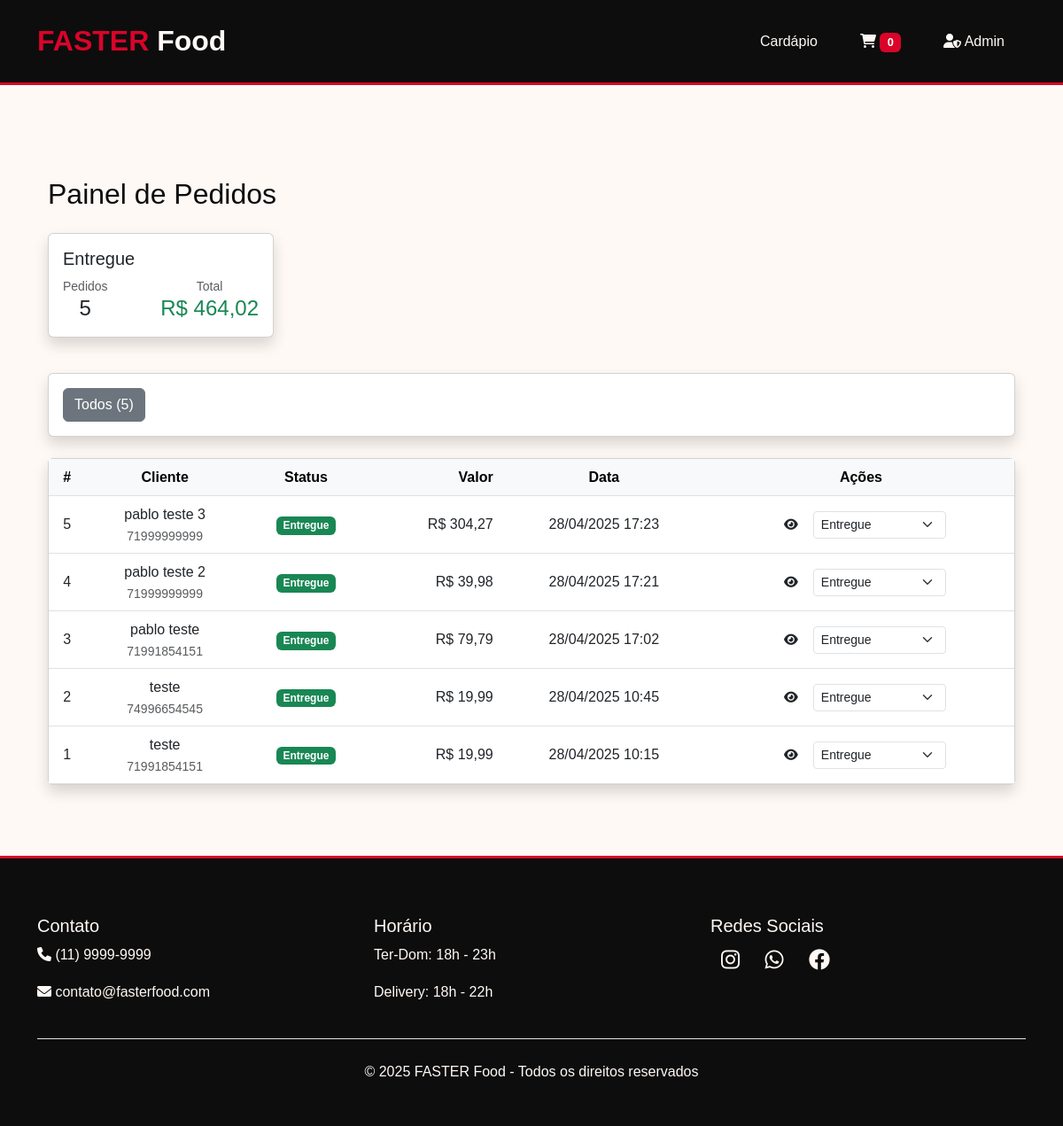
Page /gerenciamento/pedidos/ (signed in) on the committed database.
### delivery_app/models.py (models this page shows, shortened)
class Pedido(models.Model):
    STATUS_CHOICES = [
        ('Pendente', 'Pendente'),
        ('Em Preparo', 'Em Preparo'),
        ('Entregue', 'Entregue'),
    ]
    cliente_nome = models.CharField(max_length=100)
    cliente_endereco = models.CharField(max_length=200)
    cliente_telefone = models.CharField(max_length=20)
    total = models.DecimalField(max_digits=10, decimal_places=2)
    status = models.CharField(max_length=20, choices=STATUS_CHOICES, default='Pendente')
    criado_em = models.DateTimeField(auto_now_add=True)
    tracking_token = models.UUIDField(default=uuid.uuid4, editable=False, unique=True)
    def get_absolute_url(self):
        return reverse('acompanhar_pedido', args=[str(self.tracking_token)])

### delivery_app/views.py (the view)
# urls.py: path('gerenciamento/pedidos/', views.admin_pedidos, name='admin_pedidos'),
@staff_member_required
def admin_pedidos(request):
    pedidos = Pedido.objects.all().order_by('-criado_em')
    status = request.GET.get('status')
    if status:
        pedidos = pedidos.filter(status=status)
    status_counts = Pedido.objects.values('status').annotate(
        quantidade=Count('id'),  # Renomeado para quantidade
        valor_total=Sum('total')
    )
    context = {
        'pedidos': pedidos,
        'status_counts': status_counts,
        'status_filter': status or 'Todos'
    }
    return render(request, 'admin/pedidos.html', context)

### delivery_app/templates/admin/pedidos.html (shortened to what this page needs)
{% extends 'base.html' %}
{% load static humanize %}
{% block content %}
<div class="container-fluid mt-4">
    <h2 class="mb-4">Painel de Pedidos</h2>
    <div class="row mb-4">
        {% for stat in status_counts %}
        <div class="col-md-3 mb-3">
            <div class="card shadow">
                <div class="card-body">
                    <h5 class="card-title">{{ stat.status }}</h5>
                    <div class="d-flex justify-content-between align-items-center">
                        <div class="text-center">
                            <div class="text-muted small">Pedidos</div>
                            <span class="h4">{{ stat.quantidade }}</span>
                        </div>
                        <div class="text-center">
                            <div class="text-muted small">Total</div>
                            <span class="h4 text-success">R$ {{ stat.valor_total|default:0|floatformat:2 }}</span>
                        </div>
                    </div>
                </div>
            </div>
        </div>
        {% endfor %}
    </div>
    <div class="card mb-4 shadow">
        <div class="card-body">
            <div class="row">
                <div class="col-md-12">
                    <div class="btn-group flex-wrap">
                        <a href="?status=Todos"
                           class="btn btn-outline-secondary {% if status_filter == 'Todos' %}active{% endif %}">
                            Todos ({{ pedidos.count }})
                        </a>
                    </div>
                </div>
            </div>
        </div>
    </div>
    <div class="card shadow">
        <div class="card-body p-0">
            <div class="table-responsive">
                <table class="table table-hover mb-0">
                    <thead class="table-light">
                        <tr>
                            <th>#</th>
                            <th>Cliente</th>
                            <th>Status</th>
                            <th class="text-end">Valor</th>
                            <th>Data</th>
                            <th class="text-center">Ações</th>
                        </tr>
                    </thead>
                    <tbody>
                        {% for pedido in pedidos %}
                        <tr>
                            <td>{{ pedido.id }}</td>
                            <td>
                                <div class="d-flex flex-column">
                                    <span>{{ pedido.cliente_nome }}</span>
                                    <small class="text-muted">{{ pedido.cliente_telefone }}</small>
                                </div>
                            </td>
                            <td>
                                <span class="badge {% if pedido.status == 'Pendente' %}bg-warning{% elif pedido.status == 'Em Preparo' %}bg-primary{% else %}bg-success{% endif %}">
                                    {{ pedido.get_status_display }}
                                </span>
                            </td>
                            <td class="text-end">R$ {{ pedido.total|floatformat:2 }}</td>
                            <td>{{ pedido.criado_em|date:"d/m/Y H:i" }}</td>
                            <td class="text-center">
                                <div class="d-flex justify-content-center gap-2">
                                    <a href="{{ pedido.get_absolute_url }}"
                                       class="btn btn-sm btn-link text-dark"
                                       data-bs-toggle="tooltip"
                                       title="Ver detalhes">
                                        <i class="fas fa-eye"></i>
                                    </a>
                                    <form method="POST"
                                          action="{% url 'atualizar_status' pedido.id %}"
                                          class="d-inline">
                                        <select name="status"
                                                class="form-select form-select-sm"
                                                data-bs-toggle="tooltip"
                                                title="Alterar status"
                                                onchange="this.form.submit()">
                                            {% for value, name in pedido.STATUS_CHOICES %}
                                            <option value="{{ value }}" {% if value == pedido.status %}selected{% endif %}>
                                                {{ name }}
                                            </option>
                                            {% endfor %}
                                        </select>
                                    </form>
                                </div>
                            </td>
                        </tr>
                        {% endfor %}
                    </tbody>
                </table>
            </div>
        </div>
    </div>
</div>
{% endblock %}

### static/css/styles.css (style rules this page uses)
:root { --vermelho: #D90429; --vermelho-escuro: #B00321; --preto: #0D0D0D; --preto-claro: #1A1A1A; --branco: #FFF9F5; --cinza: #F3F3F3; --transition: all 0.3s cubic-bezier(0.4, 0, 0.2, 1); }
* { margin: 0; padding: 0; box-sizing: border-box; }
body { background-color: var(--branco); color: var(--preto); font-family: 'Arial', sans-serif; line-height: 1.6; min-height: 100vh; display: flex; flex-direction: column; }
.table td, .table th { vertical-align: middle; text-align: center; }
.badge.bg-success { background-color: #198754!important; }
.form-select-sm { width: 150px; transition: all 0.3s; }

### rows in the picture
Pedido: id "5", cliente_nome "pablo teste 3", cliente_telefone "71999999999", status "Entregue", total "304,27", criado_em "28/04/2025 17:23"
Pedido: id "4", cliente_nome "pablo teste 2", cliente_telefone "71999999999", status "Entregue", total "39,98", criado_em "28/04/2025 17:21"
Pedido: id "3", cliente_nome "pablo teste", cliente_telefone "71991854151", status "Entregue", total "79,79", criado_em "28/04/2025 17:02"
Pedido: id "2", cliente_nome "teste", cliente_telefone "74996654545", status "Entregue", total "19,99", criado_em "28/04/2025 10:45"
Pedido: id "1", cliente_nome "teste", cliente_telefone "71991854151", status "Entregue", total "19,99", criado_em "28/04/2025 10:15"

### other values in the picture
{{ carrinho.values|length|default:0 }} "0"
{{ stat.status }} "Entregue"
{{ stat.quantidade }} "5"
{{ stat.valor_total|default:0|floatformat:2 }} "464,02"
{{ pedidos.count }} "5"
